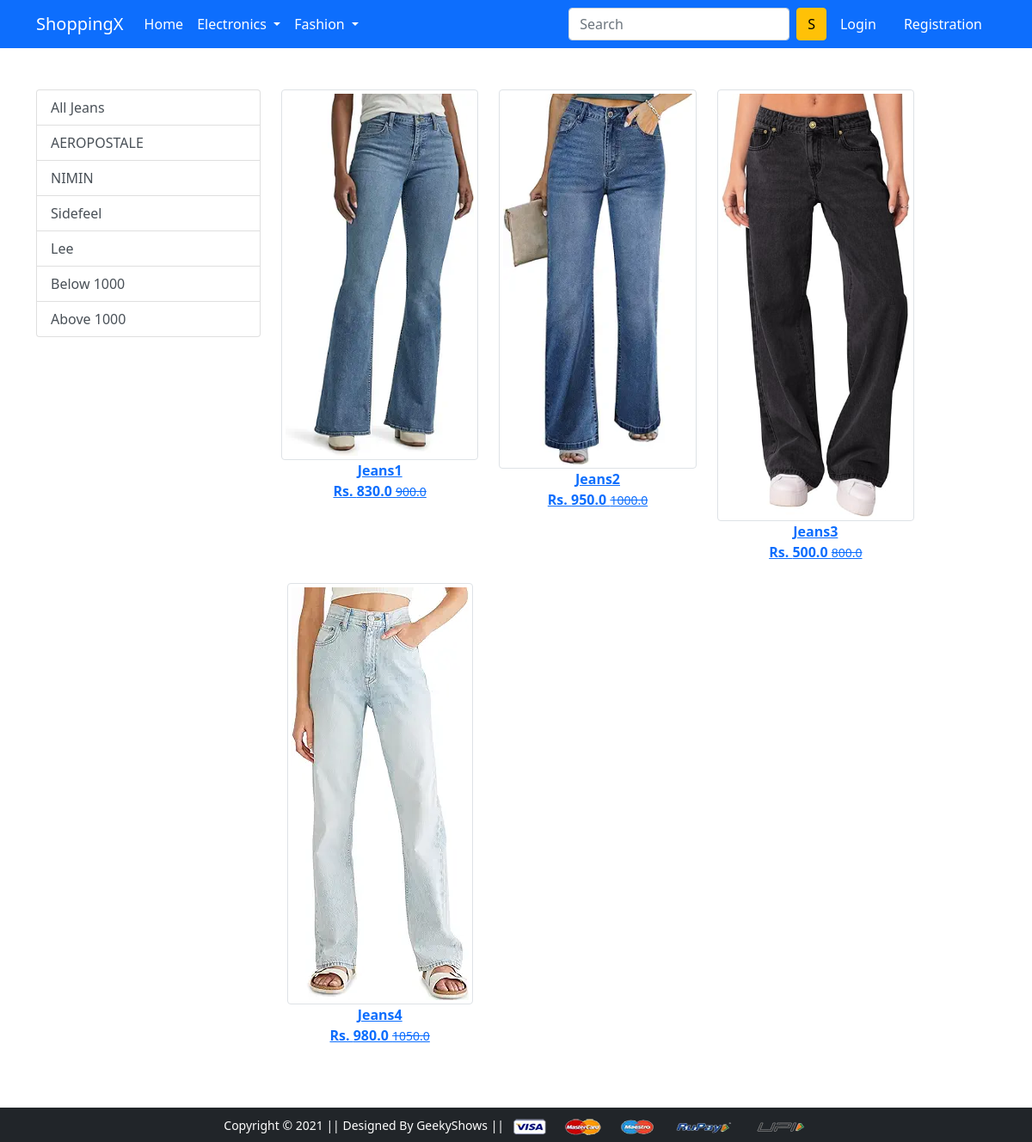
/bottomwear, run on the app's committed database.
### app/models.py (models this page shows, shortened)
class Product(models.Model):
    title=models.CharField(max_length=100)
    selling_price=models.FloatField()
    discounted_price=models.FloatField()
    description=models.TextField()
    brand=models.CharField(max_length=100)
    category=models.CharField(choices=CATEGORY_CHOICES,max_length=2,default='M')
    product_image=models.ImageField(upload_to='productimg')

### app/views.py (the view)
# urls.py: path('bottomwear', views.bottoms, name='bottomwear'),
def bottoms(request,data=None):
  if data==None:
    bottomwear=Product.objects.filter(category='BW')
  elif data=='AEROPOSTALE' or data=='NIMIN' or data=='Sidefeel' or data=='Lee':
    bottomwear=Product.objects.filter(category='BW').filter(brand=data)
  elif data=='Below':
    bottomwear=Product.objects.filter(category='BW').filter(discounted_price__lt=1000)
  elif data=='Above':
    bottomwear=Product.objects.filter(category='BW').filter(discounted_price__gt=1000)
  return render(request,'app/bottomwear.html',{'bottomwear':bottomwear})

### app/templates/app/bottomwear.html (shortened to what this page needs)
{% extends 'app/base.html' %}
{% load static %}
{% block main-content %}
<div class="container my-5">
 <div class="row">
  <div class="col-sm-3">
    <div class="list-group">
        <a href="{% url 'bottomwear' %}" class="list-group-item list-group-item-action" aria-current="true">All Jeans</a>
        <a href="{% url 'bottomweardata' 'AEROPOSTALE' %}" class="list-group-item list-group-item-action" aria-current="true">AEROPOSTALE</a>
        <a href="{% url 'bottomweardata' 'NIMIN' %}" class="list-group-item list-group-item-action" aria-current="true">NIMIN</a>
        <a href="{% url 'bottomweardata' 'Sidefeel' %}" class="list-group-item list-group-item-action" aria-current="true">Sidefeel</a>
        <a href="{% url 'bottomweardata' 'Lee' %}" class="list-group-item list-group-item-action" aria-current="true">Lee</a>
        <a href="{% url 'bottomweardata' 'Below' %}" class="list-group-item list-group-item-action" aria-current="true">Below 1000</a>
        <a href="{% url 'bottomweardata' 'Above' %}" class="list-group-item list-group-item-action" aria-current="true">Above 1000</a>
    </div>
  </div>
  <div class="col-sm-8">
    <div class="row">
        {% for product in bottomwear %}
        <div class="col-sm-4 text-center mb-4">
            <a href="{% url 'product-detail' product.id %}" class="'btn">
                <div class="item">
                    <img src="{{product.product_image.url}}" class="img-thumbnail" alt="" height="300" class="">
                    <div class="fw-bold">{{product.title}}</div>
                    <div class="fw-bold ">Rs. {{product.discounted_price}}
                        <small class="fw-light text-decoration-line-through">{{product.selling_price}}</small>
                    </div>
                </div>
            </a>
        </div>
        {% endfor %}
    </div>
  </div>
 </div>
</div>
{% endblock main-content %}

### data on the page
Product: product_image (picture), title "Jeans1", discounted_price "830.0", selling_price "900.0"
Product: product_image (picture), title "Jeans2", discounted_price "950.0", selling_price "1000.0"
Product: product_image (picture), title "Jeans3", discounted_price "500.0", selling_price "800.0"
Product: product_image (picture), title "Jeans4", discounted_price "980.0", selling_price "1050.0"
